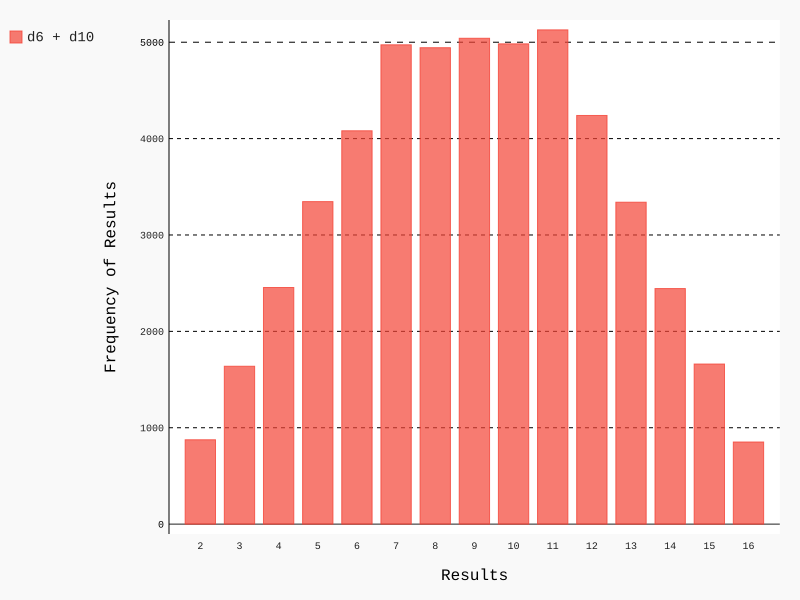

Generate this figure with Python:
from die import Die
import pygal


# Cria um D6 e um D10
d_six = Die()
d_ten = Die(10)

# Faz alguns lançamentos e armazena os resultados em uma lista
results = []
for roll_num in range(50000):
    result = d_six.roll() + d_ten.roll()
    results.append(result)
    frequencies = []

max_result = d_six.num_sides + d_ten.num_sides
for value in range(2, max_result+1):
    frequency = results.count(value)
    frequencies.append(frequency)

# Visualiza os resultados
hist = pygal.Bar()
hist.x_labels = ['2', '3', '4', '5', '6','7','8', '9',
                 '10', '11', '12', '13', '14', '15', '16']
hist.x_title = 'Results'
hist.y_title = 'Frequency of Results'
hist.add('d6 + d10', frequencies)
hist.render_to_file('different_dice.svg')
